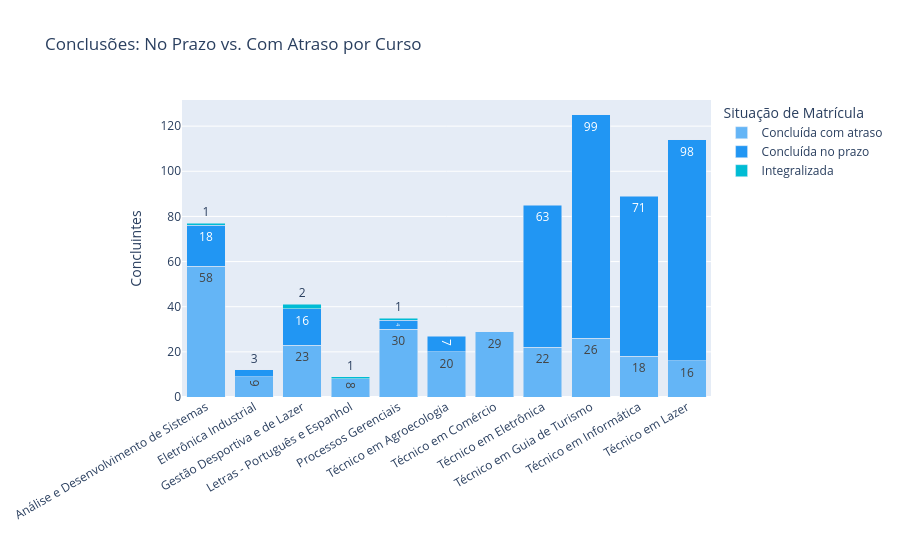

Here is the notebook cell this chart was saved with:
### Code cell
# : Conclusões no prazo vs. com atraso por curso

conc_prazo = (
    df_dados_tratados[df_dados_tratados["Categoria da Situação"] == "Concluintes"]
    .groupby(["Nome de Curso", "Situação de Matrícula"])["Código da Matricula"]
    .count()
    .reset_index(name="Qtd")
)

fig_g17 = px.bar(
    conc_prazo,
    x="Nome de Curso",
    y="Qtd",
    color="Situação de Matrícula",
    barmode="stack",
    color_discrete_map=CORES_SITUACAO,
    title="Conclusões: No Prazo vs. Com Atraso por Curso",
    labels={"Qtd": "Concluintes", "Nome de Curso": ""},
    text_auto=True,
)
fig_g17.update_layout(xaxis_tickangle=-30)
fig_g17.show()

### Figure 1 — Plotly figure (JSON) as saved in the notebook; plotly's stock layout.template omitted (floating-point values rounded to 4 significant figures)
{"data": [{"hovertemplate": "Situação de Matrícula=Concluída com atraso<br>=%{x}<br>Concluintes=%{y}<extra></extra>", "legendgroup": "Concluída com atraso", "marker": {"color": "#64B5F6", "pattern": {"shape": ""}}, "name": "Concluída com atraso", "orientation": "v", "showlegend": true, "textposition": "auto", "texttemplate": "%{y}", "type": "bar", "x": ["Análise e Desenvolvimento de Sistemas", "Eletrônica Industrial", "Gestão Desportiva e de Lazer", "Letras - Português e Espanhol", "Processos Gerenciais", "Técnico em Agroecologia", "Técnico em Comércio", "Técnico em Eletrônica", "Técnico em Guia de Turismo", "Técnico em Informática", "Técnico em Lazer"], "xaxis": "x", "y": [58, 9, 23, 8, 30, 20, 29, 22, 26, 18, 16], "yaxis": "y"}, {"hovertemplate": "Situação de Matrícula=Concluída no prazo<br>=%{x}<br>Concluintes=%{y}<extra></extra>", "legendgroup": "Concluída no prazo", "marker": {"color": "#2196F3", "pattern": {"shape": ""}}, "name": "Concluída no prazo", "orientation": "v", "showlegend": true, "textposition": "auto", "texttemplate": "%{y}", "type": "bar", "x": ["Análise e Desenvolvimento de Sistemas", "Eletrônica Industrial", "Gestão Desportiva e de Lazer", "Processos Gerenciais", "Técnico em Agroecologia", "Técnico em Eletrônica", "Técnico em Guia de Turismo", "Técnico em Informática", "Técnico em Lazer"], "xaxis": "x", "y": [18, 3, 16, 4, 7, 63, 99, 71, 98], "yaxis": "y"}, {"hovertemplate": "Situação de Matrícula=Integralizada<br>=%{x}<br>Concluintes=%{y}<extra></extra>", "legendgroup": "Integralizada", "marker": {"color": "#00BCD4", "pattern": {"shape": ""}}, "name": "Integralizada", "orientation": "v", "showlegend": true, "textposition": "auto", "texttemplate": "%{y}", "type": "bar", "x": ["Análise e Desenvolvimento de Sistemas", "Gestão Desportiva e de Lazer", "Letras - Português e Espanhol", "Processos Gerenciais"], "xaxis": "x", "y": [1, 2, 1, 1], "yaxis": "y"}], "layout": {"barmode": "stack", "legend": {"title": {"text": "Situação de Matrícula"}, "tracegroupgap": 0}, "title": {"text": "Conclusões: No Prazo vs. Com Atraso por Curso"}, "xaxis": {"anchor": "y", "domain": [0, 1], "tickangle": -30, "title": {"text": ""}}, "yaxis": {"anchor": "x", "domain": [0, 1], "title": {"text": "Concluintes"}}}}
